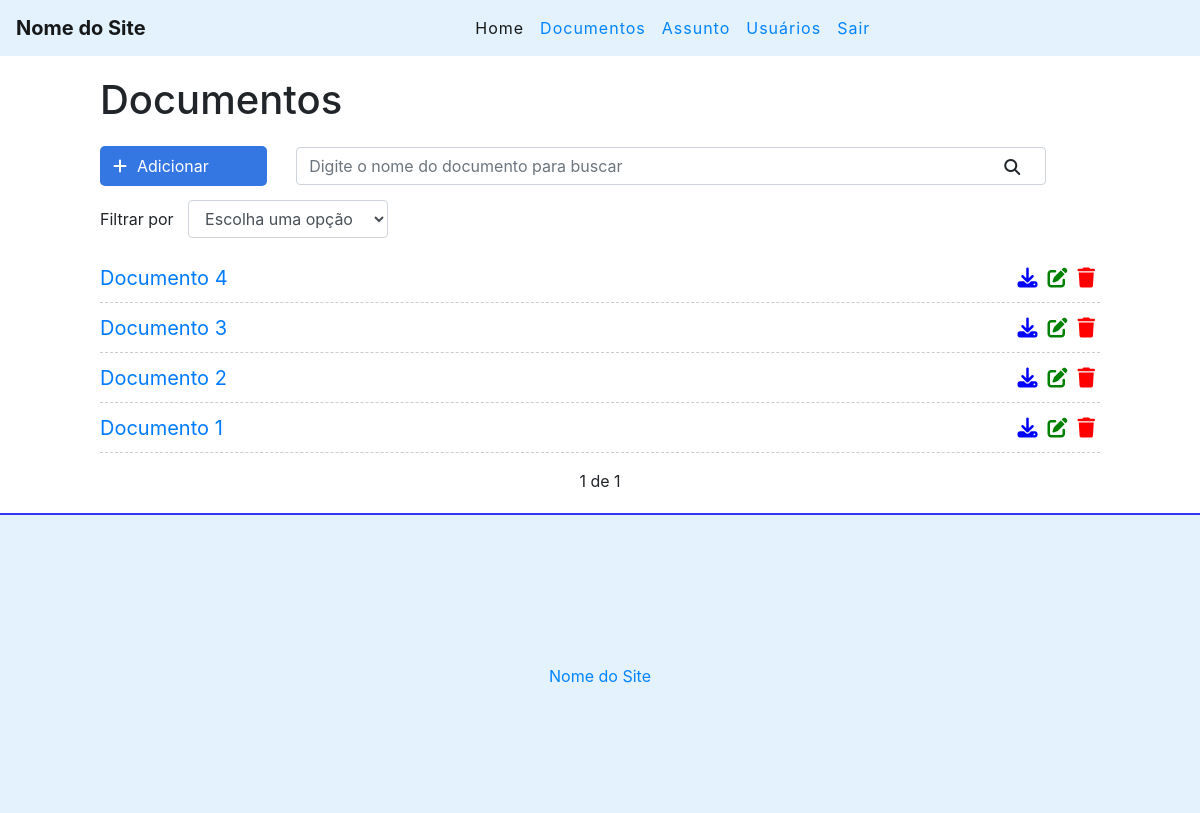
The app's page /doc/ (signed in), older data.
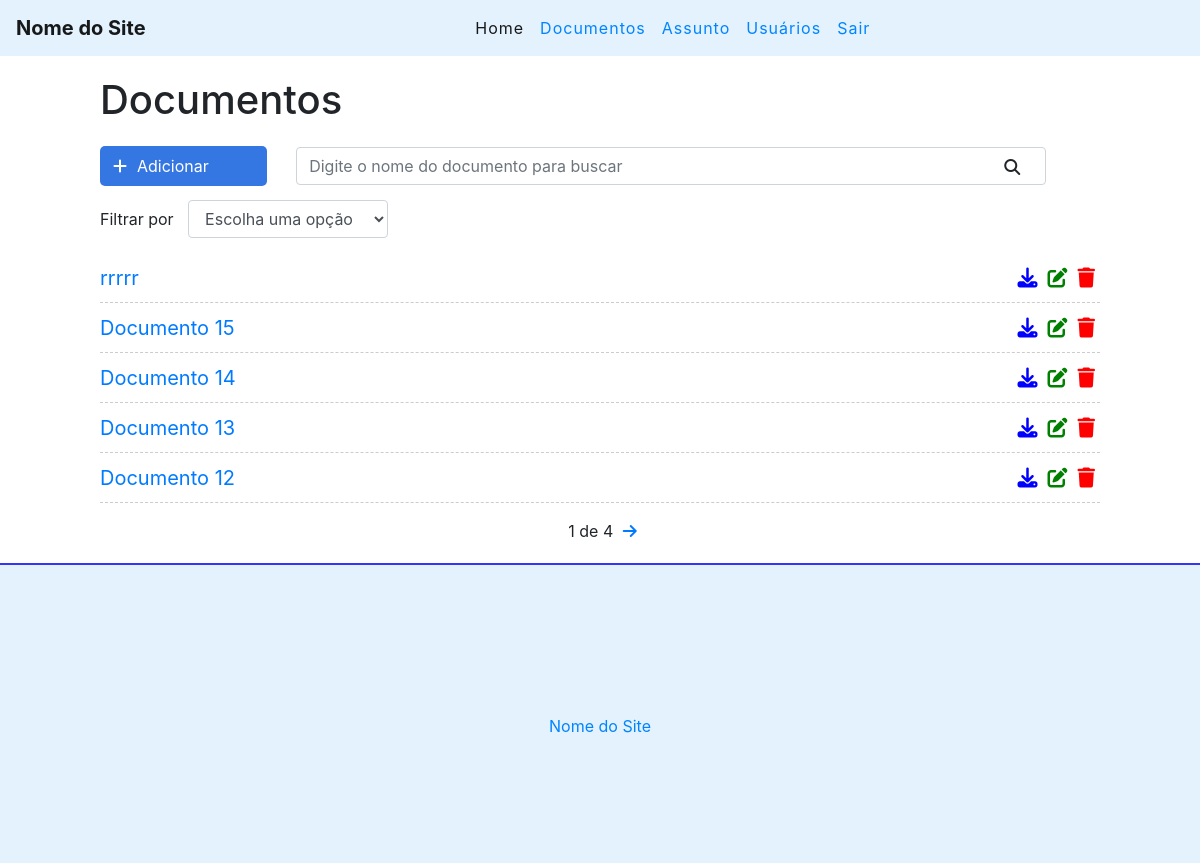
The same page, newer data.
### documentos/models.py (models this page shows, shortened)
class Documento(models.Model):
    STATUS = (
        ('done', 'Empresa'),
        ('doing', 'Assunto'),
    )
    title = models.CharField(max_length=255)
    description = models.TextField()
    pdf = models.FileField(upload_to='upload_pdf/', max_length=100, blank=True)
    tipo = models.CharField(
        max_length=7,
        choices=STATUS
    )
    user = models.ForeignKey(get_user_model(), on_delete=models.CASCADE)
    created_at = models.DateTimeField(auto_now_add=True)
    updated_at = models.DateTimeField(auto_now=True)

### documentos/views.py (the view)
# urls.py: path('doc/', views.empresaDoc, name="empresa-doc"),
@login_required
def empresaDoc(request):
    search = request.GET.get('search')
    filter = request.GET.get('filter')
    if search:
        documentos = Documento.objects.filter(title__icontains=search, user=request.user)
    elif filter:
        documentos = Documento.objects.filter(tipo=filter, user=request.user)
    else:
        documentos_list = Documento.objects.all().order_by('-created_at').filter(user=request.user)
        paginator = Paginator(documentos_list, 5)
        page = request.GET.get('page')
        documentos = paginator.get_page(page)
    return render(request, 'documentos/doc.html', {'documentos': documentos})

### documentos/templates/documentos/doc.html (shortened to what this page needs)
{% extends 'base.html' %}
{% block content %}
<div class="offset-1 col-10 list-div">
    <h1>Documentos</h1>
    <a id="add-link" href="/novodoc/">
        <div class="col-2 add-div">
            <i class="fas fa-plus"></i>Adicionar
        </div>
    </a>
    <div class="col-9 search-div">
        <form method="GET" id="search-form">
            <input class="form-control" type="text" id="search" name="search" placeholder="Digite o nome do documento para buscar" value="{{ request.GET.search }}">
            <i class="fas fa-search" id="search-btn"></i>
        </form>
    </div>
    <div class="col-12 filter-div">
        <span>Filtrar por</span>
        <select name="filter" id="filter" class="form-control">
            <option value="">Escolha uma opção</option>
        </select>
    </div>
    <ul class="doc-list">
        {% for documento in documentos %}
        <li class="doc-item">
            <span><a href="/documento/{{documento.id}}">{{documento.title}}</a></span>
            <a href="/delete/{{documento.id}}" class="delete-btn"><span><i class="fas fa-trash"></i></span></a>
            <a href="/edit/{{documento.id}}"><span><i class="fas fa-edit"></i></span></a>
            <span><i class="fas fa-download"></i></span>
        </li>
        {% endfor %}
    </ul>
    <div class="pagination">
        <span class="step-links">
            {% if documentos.paginator.num_pages %}
            <span class="current">
                {{ documentos.number }} de {{ documentos.paginator.num_pages }}
            </span>
            {% endif %}
            {% if documentos.has_next %}
                <a href="?page={{ documentos.next_page_number }}"><i class="fas fa-arrow-right"></i></a>
            {% endif %}
        </span>
    </div>
</div>
{% endblock %}

Row changes from the older to the newer data that the page shows:
no longer on this page (row unchanged): Documento: title "Documento 4"
no longer on this page (row unchanged): Documento: title "Documento 3"
no longer on this page (row unchanged): Documento: title "Documento 2"
no longer on this page (row unchanged): Documento: title "Documento 1"
added Documento: title "rrrrr"
added Documento: title "Documento 15"
added Documento: title "Documento 14"
added Documento: title "Documento 13"
added Documento: title "Documento 12"
Text that changed along with them:
{{ documentos.paginator.num_pages }}: "1" → "4"
